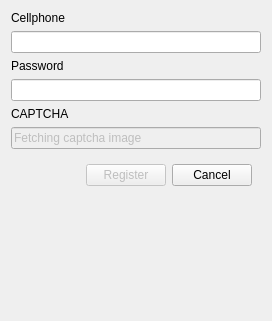
<?xml version="1.0" encoding="UTF-8"?>
<ui version="4.0">
 <class>Register</class>
 <widget class="QDialog" name="Register">
  <property name="geometry">
   <rect>
    <x>0</x>
    <y>0</y>
    <width>272</width>
    <height>321</height>
   </rect>
  </property>
  <property name="windowTitle">
   <string>Register</string>
  </property>
  <layout class="QVBoxLayout" name="verticalLayout_2">
   <item>
    <widget class="QLabel" name="label">
     <property name="text">
      <string>Cellphone</string>
     </property>
    </widget>
   </item>
   <item>
    <widget class="QLineEdit" name="cellphone">
     <property name="toolTip">
      <string>Your 10 digit cellphone number</string>
     </property>
    </widget>
   </item>
   <item>
    <widget class="QLabel" name="label_2">
     <property name="text">
      <string>Password</string>
     </property>
    </widget>
   </item>
   <item>
    <widget class="QLineEdit" name="password">
     <property name="toolTip">
      <string>The MXit password for your cellphone</string>
     </property>
     <property name="echoMode">
      <enum>QLineEdit::Password</enum>
     </property>
    </widget>
   </item>
   <item>
    <widget class="QLabel" name="captchaLabel">
     <property name="text">
      <string>CAPTCHA</string>
     </property>
    </widget>
   </item>
   <item>
    <widget class="QLineEdit" name="captchaLineEdit">
     <property name="enabled">
      <bool>false</bool>
     </property>
     <property name="toolTip">
      <string>Please enter the digits from the above image</string>
     </property>
     <property name="text">
      <string>Fetching captcha image</string>
     </property>
    </widget>
   </item>
   <item>
    <widget class="QWidget" name="widget" native="true">
     <layout class="QHBoxLayout" name="horizontalLayout_2">
      <item>
       <spacer name="horizontalSpacer">
        <property name="orientation">
         <enum>Qt::Horizontal</enum>
        </property>
        <property name="sizeHint" stdset="0">
         <size>
          <width>40</width>
          <height>20</height>
         </size>
        </property>
       </spacer>
      </item>
      <item>
       <widget class="QPushButton" name="registerButton">
        <property name="enabled">
         <bool>false</bool>
        </property>
        <property name="text">
         <string>Register</string>
        </property>
       </widget>
      </item>
      <item>
       <widget class="QPushButton" name="cancelButton">
        <property name="text">
         <string>Cancel</string>
        </property>
       </widget>
      </item>
     </layout>
    </widget>
   </item>
   <item>
    <spacer name="verticalSpacer">
     <property name="orientation">
      <enum>Qt::Vertical</enum>
     </property>
     <property name="sizeHint" stdset="0">
      <size>
       <width>20</width>
       <height>40</height>
      </size>
     </property>
    </spacer>
   </item>
  </layout>
 </widget>
 <resources/>
 <connections/>
</ui>
